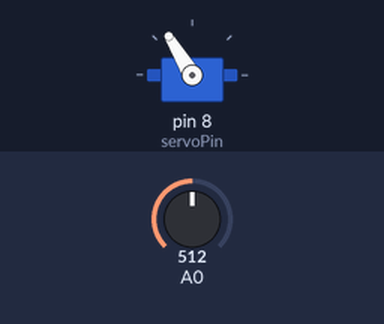
Recording of a sketch running on a simulated Arduino Uno, built with avr-gcc and run on an emulated ATmega328P. On the bench: servo. Inputs (shaded band) come from the test bench; at power-on: A0 = 512. What the sketch prints to the serial monitor is not drawn.

Above: at 1.26 s.
1.3 s: A0 set to 361
At 2.03 s:
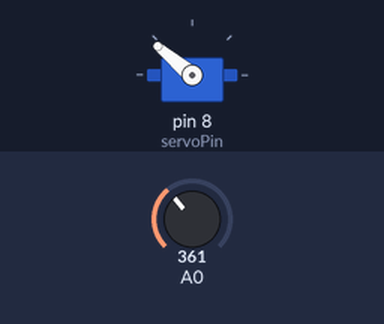
4.3 s: A0 set to 331
At 4.46 s:
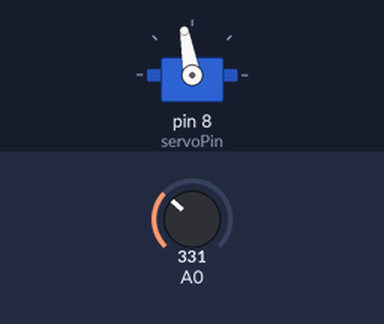
Timing chart, 0 to 13.3 s (numbered marks = the images above; inputs shaded):
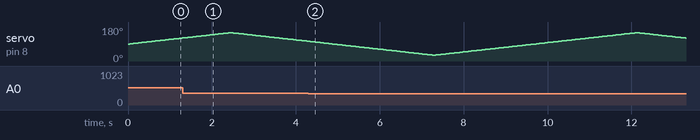

Measured:
- the behaviour switches between 350 and 349 on A0 (found by bisection; images 1 and 2)

The sketch:

radar.ino
```cpp
//IMPORTANDO BIBLIOTECA DO SERVO
#include <Servo.h>

//DEFININDO CONSTANTES GLOBAIS
#define MID 90
#define DELAY 40
#define MAX 150
#define MIN 30

//DECLARANDO VARIAVEIS
Servo servo;
int servoPin = 8;
bool reset = true;
int dist;

//RETORNA A POSICAO DO SERVO
int getServoPos()
{
  int position = servo.read();

  if (reset)
  {
    if (position > MID)
    {
      for (int i = position; i > MID; i--)
      {
        servo.write(i);
        delay(DELAY);
      }
    }
    else if (position < MID)
    {
      for (int i = position; i < MID; i++)
      {
        servo.write(i);
        delay(DELAY);
      }
    }

    reset = false;
  }

  return position;
}

//RETORNA A DISTANCIA ATE O OBJETO
int getDistance()
{
  int dif = 10;
  int distance = ((analogRead(0) * 3) - 50) / 10;
  int tempDistance = distance;

  for (int i = 0; i < dif; i++)
  {
    tempDistance++;
    if (tempDistance == dist)
    {
      distance = dist;
    }
  }
  tempDistance -= dif;
  for (int i = 0; i < dif; i++)
  {
    tempDistance--;
    if (tempDistance == dist)
    {
      distance = dist;
    }
  }

  dist = distance;
  return distance;
}

//FUNCAO PARA ROTACIONAR SERVO
void rotateServo()
{
  int position = getServoPos();

  for (int i = position; i < MAX; i++)
  {
    servo.write(i);
    delay(DELAY);
    sendVars();
  }
  for (int i = MAX; i > MIN; i--)
  {
    servo.write(i);
    delay(DELAY);
    sendVars();
  }
}

//FUNCAO PARA ENVIAR VARIAVEIS
void sendVars()
{
  Serial.print(getServoPos());
  Serial.print(",");
  Serial.print(getDistance());
  Serial.print(".");
}

void setup()
{
  Serial.begin(9600);
  servo.attach(servoPin);
}

void loop()
{
  rotateServo();
}
```
